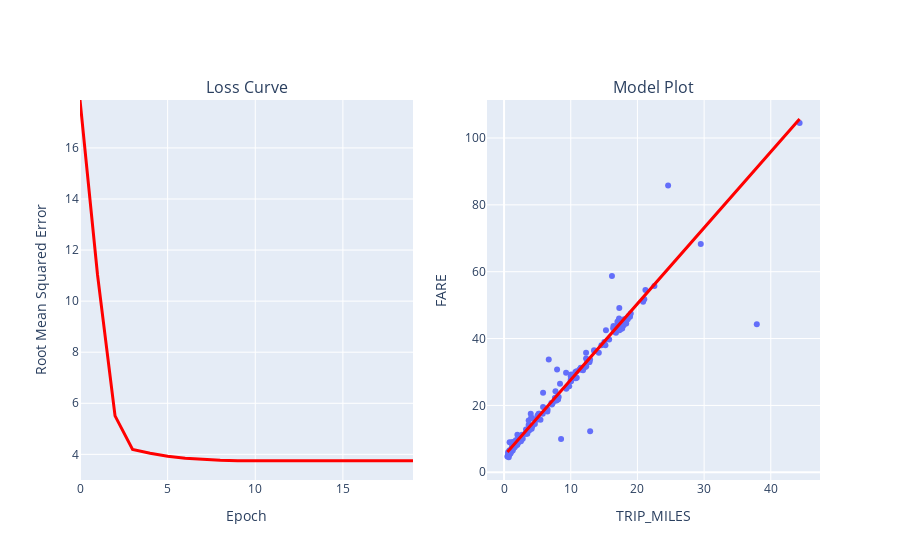

This figure's notebook cell:
### Code cell
#@title Code - Experiment 1

# The following variables are the hyperparameters.
learning_rate = 0.001
epochs = 20
batch_size = 50

# Specify the feature and the label.
features = ['TRIP_MILES']
label = 'FARE'

model_1 = run_experiment(training_df, features, label, learning_rate, epochs, batch_size)

### Figure 1 — Plotly figure (JSON) as saved in the notebook; plotly's stock layout.template omitted (floating-point values rounded to 4 significant figures; data arrays with more than 128 entries replaced by an {"elided": "..."} marker saying what was removed)
{"data": [{"hovertemplate": "TRIP_MILES=%{x}<br>FARE=%{y}<extra></extra>", "legendgroup": "", "marker": {"color": "#636efa", "symbol": "circle"}, "mode": "markers", "name": "", "orientation": "v", "showlegend": false, "type": "scatter", "x": {"elided": "200 float values"}, "xaxis": "x2", "y": {"elided": "200 float values"}, "yaxis": "y2"}, {"hovertemplate": "TRIP_MILES=%{x}<br>FARE_PREDICTED=%{y}<extra></extra>", "legendgroup": "", "line": {"color": "#ff0000", "dash": "solid", "width": 3}, "marker": {"symbol": "circle"}, "mode": "lines", "name": "", "orientation": "v", "showlegend": false, "type": "scatter", "x": {"elided": "200 float values"}, "xaxis": "x2", "y": {"elided": "200 float values"}, "yaxis": "y2"}, {"hovertemplate": "x=%{x}<br>y=%{y}<extra></extra>", "legendgroup": "", "line": {"color": "#ff0000", "dash": "solid", "width": 3}, "marker": {"symbol": "circle"}, "mode": "lines", "name": "", "orientation": "v", "showlegend": false, "type": "scatter", "x": [0, 1, 2, 3, 4, 5, 6, 7, 8, 9, 10, 11, 12, 13, 14, 15, 16, 17, 18, 19], "xaxis": "x", "y": [17.88, 11.03, 5.508, 4.197, 4.044, 3.929, 3.845, 3.794, 3.767, 3.754, 3.749, 3.748, 3.747, 3.746, 3.746, 3.746, 3.746, 3.746, 3.746, 3.745], "yaxis": "y"}], "layout": {"annotations": [{"font": {"size": 16}, "showarrow": false, "text": "Loss Curve", "x": 0.225, "xanchor": "center", "xref": "paper", "y": 1, "yanchor": "bottom", "yref": "paper"}, {"font": {"size": 16}, "showarrow": false, "text": "Model Plot", "x": 0.775, "xanchor": "center", "xref": "paper", "y": 1, "yanchor": "bottom", "yref": "paper"}], "xaxis": {"anchor": "y", "domain": [0, 0.45], "title": {"text": "Epoch"}}, "xaxis2": {"anchor": "y2", "domain": [0.55, 1], "title": {"text": "TRIP_MILES"}}, "yaxis": {"anchor": "x", "domain": [0, 1], "range": [2.996, 17.88], "title": {"text": "Root Mean Squared Error"}}, "yaxis2": {"anchor": "x2", "domain": [0, 1], "title": {"text": "FARE"}}}}
